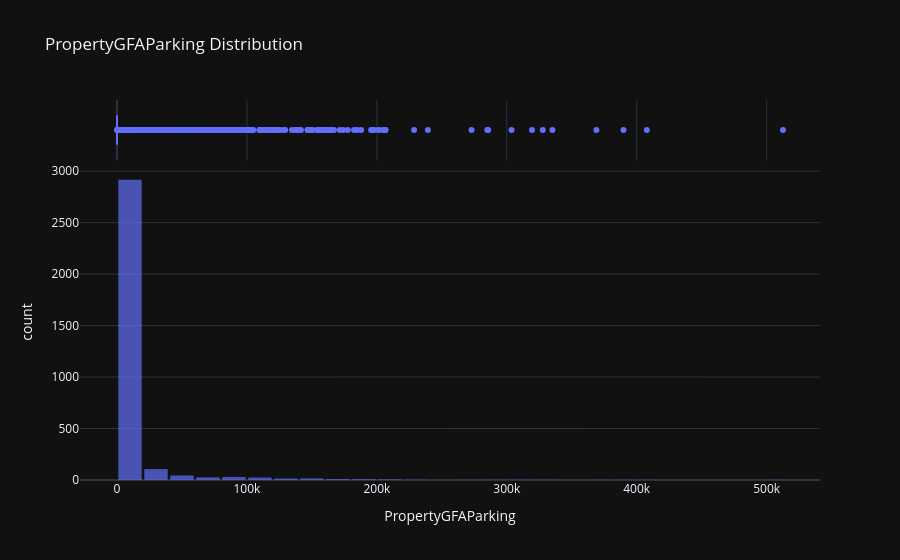

The cell this chart's notebook holds for it:
### Code cell
interactive_distribution(df=df_compliant, col='PropertyGFAParking')

### Figure 1 — Plotly figure (JSON) as saved in the notebook; plotly's stock layout.template omitted (floating-point values rounded to 4 significant figures; data arrays with more than 128 entries replaced by an {"elided": "..."} marker saying what was removed)
{"data": [{"bingroup": "x", "hovertemplate": "PropertyGFAParking=%{x}<br>count=%{y}<extra></extra>", "legendgroup": "", "marker": {"color": "#636efa", "opacity": 0.7, "pattern": {"shape": ""}}, "name": "", "nbinsx": 50, "orientation": "v", "showlegend": false, "x": {"elided": "3211 int values"}, "xaxis": "x", "yaxis": "y", "type": "histogram"}, {"hovertemplate": "PropertyGFAParking=%{x}<extra></extra>", "legendgroup": "", "marker": {"color": "#636efa"}, "name": "", "notched": true, "showlegend": false, "x": {"elided": "3211 int values"}, "xaxis": "x2", "yaxis": "y2", "type": "box"}], "layout": {"xaxis": {"anchor": "y", "domain": [0.0, 1.0], "title": {"text": "PropertyGFAParking"}}, "yaxis": {"anchor": "x", "domain": [0.0, 0.8316], "title": {"text": "count"}}, "xaxis2": {"anchor": "y2", "domain": [0.0, 1.0], "matches": "x", "showticklabels": false, "showgrid": true}, "yaxis2": {"anchor": "x2", "domain": [0.8416, 1.0], "matches": "y2", "showticklabels": false, "showline": false, "ticks": "", "showgrid": false}, "legend": {"tracegroupgap": 0}, "title": {"text": "PropertyGFAParking Distribution"}, "barmode": "relative", "bargap": 0.1}}
